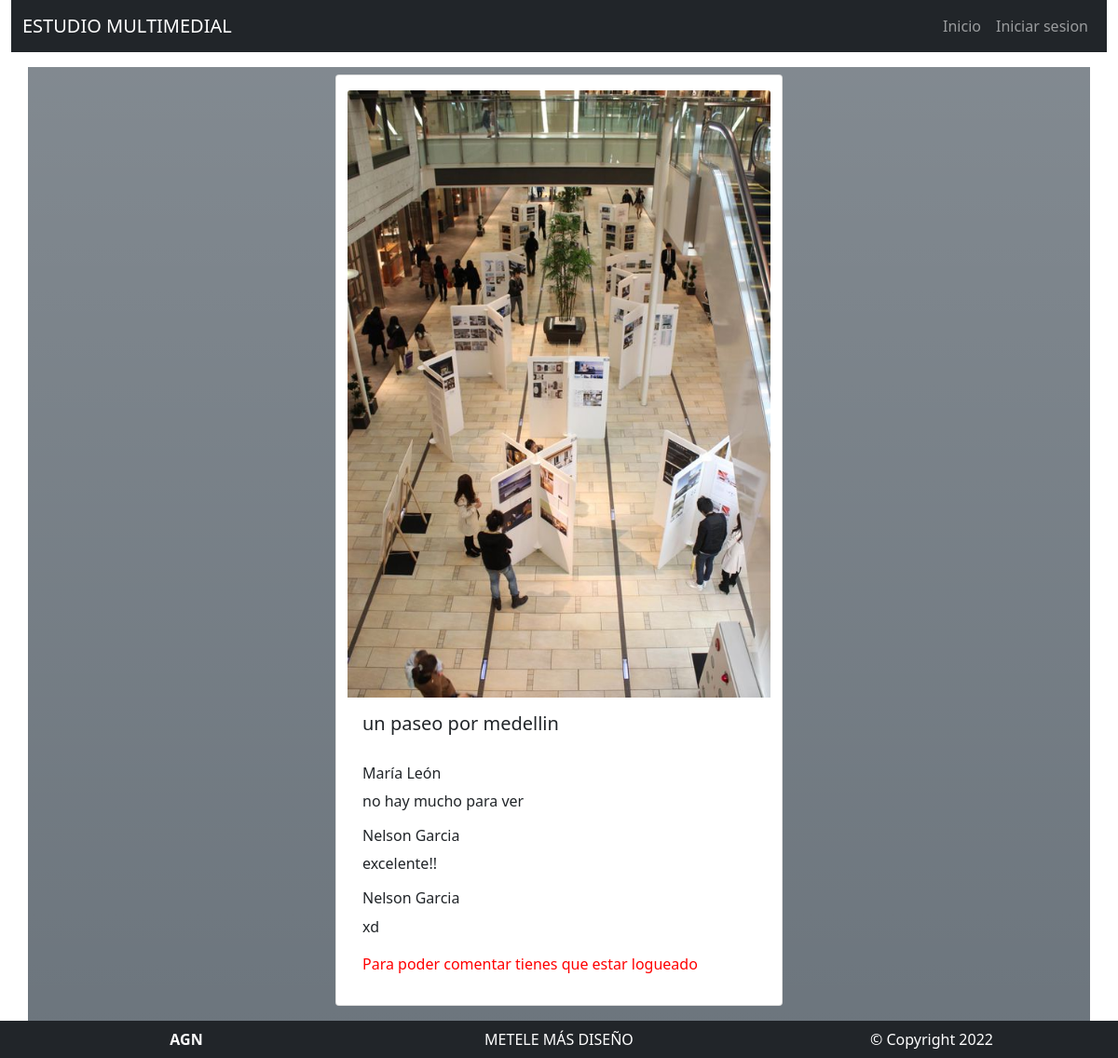
The app's page /EstudioMultimedial/index.php?publicacion=6 with its own data.
### tables this page shows
CREATE TABLE `publicaciones`  (
  `id_publicacion` int NOT NULL AUTO_INCREMENT,
  `id_usuario` int NOT NULL,
  `id_categoria` int NOT NULL,
  `publicacion` varchar(100) NOT NULL,
  `descripcion_publicacion` varchar(100) NULL DEFAULT NULL,
  `fecha_publicacion` date NOT NULL,
  PRIMARY KEY (`id_publicacion`) USING BTREE,
  INDEX `usuario`(`id_usuario`) USING BTREE,
  INDEX `categoria`(`id_categoria`) USING BTREE,
  CONSTRAINT `categoria` FOREIGN KEY (`id_categoria`) REFERENCES `categorias` (`id_categoria`) ON DELETE CASCADE ON UPDATE CASCADE,
  CONSTRAINT `usuario` FOREIGN KEY (`id_usuario`) REFERENCES `usuarios` (`id_usuario`) ON DELETE CASCADE ON UPDATE CASCADE
);

CREATE TABLE `comentarios`  (
  `id_comentario` int NOT NULL AUTO_INCREMENT,
  `id_publicacion` int NOT NULL,
  `id_usuario` int NOT NULL,
  `comentario` varchar(100) NOT NULL,
  PRIMARY KEY (`id_comentario`) USING BTREE,
  INDEX `publicacionycomentario`(`id_publicacion`) USING BTREE,
  INDEX `comentarioyusuario`(`id_usuario`) USING BTREE,
  CONSTRAINT `comentarioyusuario` FOREIGN KEY (`id_usuario`) REFERENCES `usuarios` (`id_usuario`) ON DELETE CASCADE ON UPDATE CASCADE,
  CONSTRAINT `publicacionycomentario` FOREIGN KEY (`id_publicacion`) REFERENCES `publicaciones` (`id_publicacion`) ON DELETE CASCADE ON UPDATE CASCADE
);

CREATE TABLE `usuarios`  (
  `id_usuario` int NOT NULL AUTO_INCREMENT,
  `id_nivel` int NOT NULL,
  `primer_nombre` varchar(100) NOT NULL,
  `segundo_nombre` varchar(100) NULL DEFAULT NULL,
  `primer_apellido` varchar(100) NOT NULL,
  `segundo_apellido` varchar(100) NULL DEFAULT NULL,
  `email` varchar(100) NOT NULL,
  `clave` varchar(100) NOT NULL,
  PRIMARY KEY (`id_usuario`) USING BTREE,
  UNIQUE INDEX `id_usuario`(`id_usuario`) USING BTREE,
  INDEX `idniveles`(`id_nivel`) USING BTREE,
  CONSTRAINT `idniveles` FOREIGN KEY (`id_nivel`) REFERENCES `niveles` (`id_nivel`) ON DELETE CASCADE ON UPDATE CASCADE
);

### EstudioMultimedial/seccion.php (the view, shortened to what this page needs)
<section class="container bg-secondary bg-gradient">
    <div class="row p-2 justify-content-center">
        <?php
        if (!isset($_GET["publicacion"])) {
            $p = "SELECT publicaciones.id_publicacion, publicaciones.publicacion, publicaciones.descripcion_publicacion FROM publicaciones order by id_publicacion desc";
            $pub = mysqli_query($conn, $p);
            while ($publicacion = mysqli_fetch_assoc($pub)) {
                $id_publicacion = $publicacion["id_publicacion"];
        ?>
        <div class="card m-3 pt-3 col-lg-3 col-md-4" id='<?php echo $id_publicacion ?>'>
            <img src="<?php echo $publicacion["publicacion"]; ?>" alt="" class="card-img-top img-thumbnail">
            <form method="post" action="index.php#<?php echo $id_publicacion ?>">
                <?php
                if ($_SESSION['idnivel'] >= 2) {
                    if (isset($_POST['submit5'])) {
                    }
                ?>
                <?php
                }
                if (isset($_SESSION["id"])) {
                    $us = $_SESSION["id"];
                    $check = mysqli_query($conn, "SELECT * FROM likes_publicaciones WHERE likes_publicaciones.id_publicacion = '$id_publicacion' AND likes_publicaciones.id_usuario = $us");
                    $lik = mysqli_query($conn, "SELECT * FROM likes_publicaciones WHERE likes_publicaciones.id_publicacion = '$id_publicacion'");
                    $likr = mysqli_fetch_assoc($check);
                    $len = mysqli_num_rows($lik);
                    if (mysqli_num_rows($check) > 0) {
            ?>
                <input class="m-auto" type="hidden" name="id_like" value="<?php echo $likr["id_likearpublicacion"] ?>">
                <input class="btn  btn-primary d-flex justify-content-center" type="submit" name="dislike"
                    value="<?php echo $len ?>" >
                <?php
                    } else {
                ?>
                <input class="likes" type="hidden" name="idpublicacion" value="<?php echo $id_publicacion; ?>">
                <input class="btn btn-outline-primary d-flex justify-content-center " type="submit" name="like"
                    value="<?php echo $len ?>">
                <?php
                    }
                }
                ?>
            </form>
            <div class="card-body mb-5">
                <h5 class="card-text">
                    <?php echo $publicacion["descripcion_publicacion"] ?>
                </h5>
                <a href="index.php?publicacion=<?php echo $id_publicacion ?>" class="btn btn-primary ">Ver más</a>
            </div>
        </div>
        <?php
            }
        } else {
            $id_pub = $_GET["publicacion"];
            $p = "SELECT publicaciones.id_publicacion, publicaciones.publicacion, publicaciones.descripcion_publicacion FROM publicaciones WHERE publicaciones.id_publicacion = $id_pub";
            $c = "SELECT comentarios.id_comentario, comentarios.comentario, usuarios.primer_nombre, usuarios.primer_apellido FROM usuarios INNER JOIN comentarios ON usuarios.id_usuario = comentarios.id_usuario WHERE comentarios.id_publicacion = $id_pub";
            $resultado = mysqli_query($conn, $p);
            $resultado2 = mysqli_query($conn, $c);
            $publicaciones = mysqli_fetch_assoc($resultado);
        ?>
        <div class="card m-auto mb-5 pt-3 " style="width: 30rem;">
            <img src="<?php echo $publicaciones["publicacion"]; ?>" alt="" class="card-img-top">
            <div class="card-body">
                <h5 class="card-text">
                    <?php echo $publicaciones["descripcion_publicacion"] ?>
                </h5>
                <br>
                <?php
            while ($comentarios = mysqli_fetch_assoc($resultado2)) {
                ?>
                <h6>
                    <?php echo $comentarios["primer_nombre"] . ' ' . $comentarios["primer_apellido"] ?>
                </h6>
                <p>
                    <?php echo $comentarios["comentario"] ?>
                </p>
                <?php } ?>
                <?php
            if (isset($_SESSION["id"])) {
                $id = $_SESSION["id"];
                if (isset($_POST["submit"])) {
                    $comentario = $_POST["comentario"];
                    if ($comentario == "") {
                        header("Location:index.php?pelicula=$id&error=emptycomment");
                    }
                    $coment = "INSERT INTO comentarios VALUES('', '$id_pub', '$id', '$comentario')";
                    $q = mysqli_query($conn, $coment);
                    header("Location:index.php?publicacion=$id_pub");
                }
                ?>
                <form action="index.php?publicacion=<?php echo $id_pub ?>#comentario " method="post">
                    <div class="mb-3">
                        <label for="exampleFormControlTextarea1" class="form-label">Comenta</label>
                        <textarea class="form-control" id="comentario" name="comentario" rows="3" cols="30"></textarea>
                    </div>
                    <button class="btn btn-primary mb-3 " type="submit" name="submit">Comentar</button>
                </form>
                <?php
            } else {
                echo "<p style='color:red'>Para poder comentar tienes que estar logueado</p>";
            }
                ?>
            </div>
            <?php
        }
            ?>
</section>
</body>
</html>

### EstudioMultimedial/css/style.css (style rules this page uses)
section { position: relative; top: 1rem; }

### records on screen
publicaciones: publicacion (picture), descripcion_publicacion "un paseo por medellin"
comentarios: id_usuario.primer_nombre "María", id_usuario.primer_apellido "León", comentario "no hay mucho para ver"
comentarios: id_usuario.primer_nombre "Nelson", id_usuario.primer_apellido "Garcia", comentario "excelente!!"
comentarios: id_usuario.primer_nombre "Nelson", id_usuario.primer_apellido "Garcia", comentario "xd"
